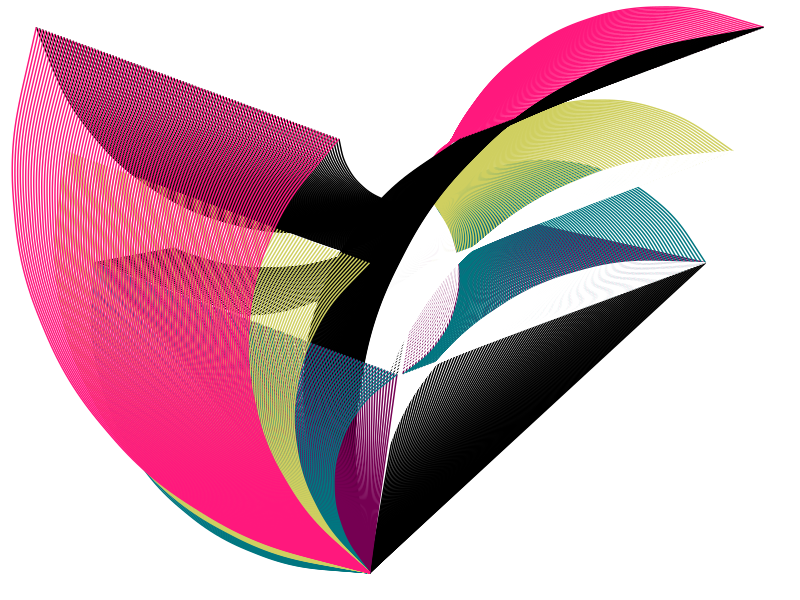
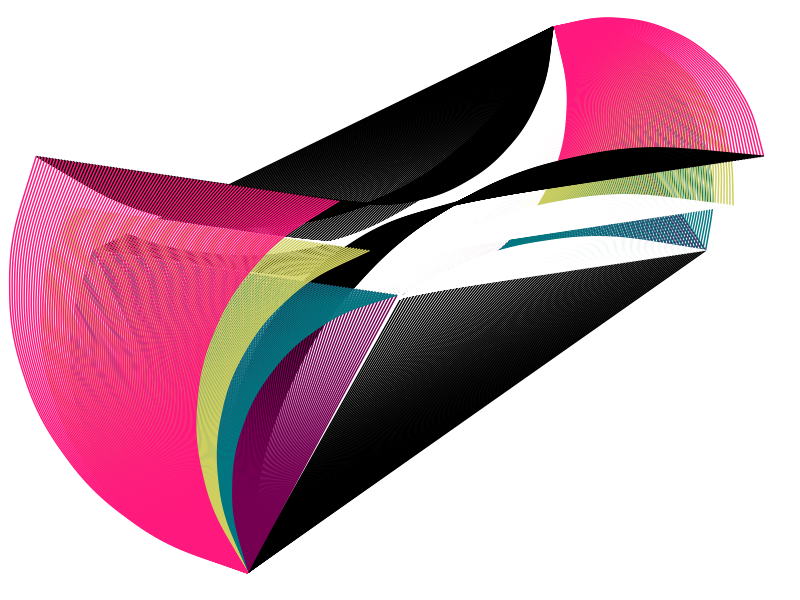
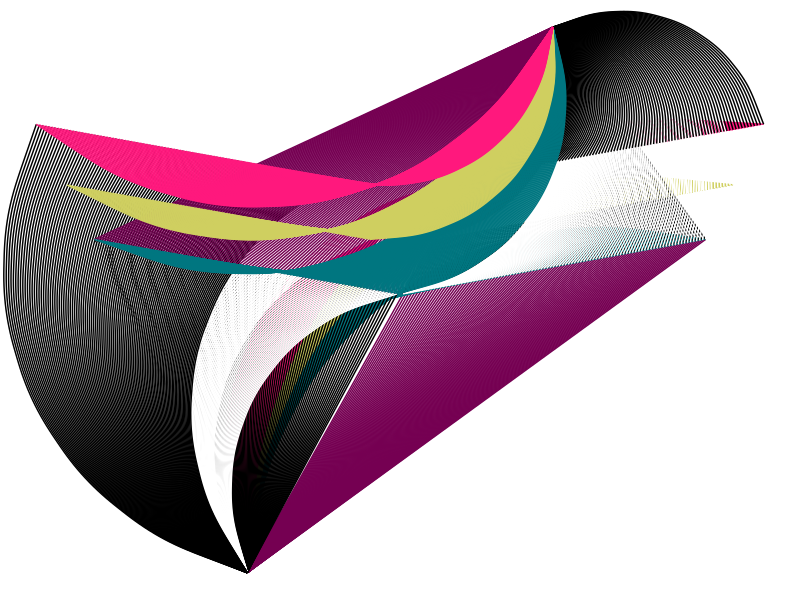

The R source for these figures, in order:
## ---- chunk 1
knitr::opts_chunk$set(echo = TRUE)
## ---- chunk 2
# install.packages("ggplot2")
library(ggplot2)

make_art <- function(seed = 10) {
  my_art <- ggplot() +
    geom_segment(aes(x = 1:100, xend = seed, y = seq(1, 10, length.out = 100), 
                     yend = seed + 5), colour = "#750052") +
    geom_curve(aes(x = 1:100, xend = seed, y = seq(1, 10, length.out = 100), 
                   yend = seed + 5), colour = "#007680") +
    geom_curve(aes(x = 10:109, xend = seed, y = seq(10, 19, length.out = 100), 
                   yend = seed + 5), colour = "#cfcf60") +
    geom_curve(aes(x = 20:119, xend = seed, y = seq(20, 29, length.out = 100), 
                   yend = seed + 5), colour = "#ff187d") +
    geom_segment(aes(x = -1:-100, xend = seed, y = seq(1, 10, length.out = 100), 
                     yend = seed + 5), colour = "#000000") +
    geom_curve(aes(x = -1:-100, xend = seed, y = seq(1, 10, length.out = 100), 
                   yend = seed + 5), colour = "#ffffff") +
    geom_curve(aes(x = -10:-109, xend = seed, y = seq(10, 19, length.out = 100), 
                   yend = seed + 5), colour = "#ffffff") +
    geom_curve(aes(x = -20:-119, xend = seed, y = seq(20, 29, length.out = 100), 
                   yend = seed + 5), colour = "#000000") +
    geom_segment(aes(x = 1:100, xend = -seed, y = seq(1, 10, length.out = 100), 
                     yend = -seed - 5), colour = "#000000") +
    geom_curve(aes(x = 1:100, xend = -seed, y = seq(1, 10, length.out = 100), 
                   yend = -seed - 5), colour = "#ffffff") +
    geom_curve(aes(x = 10:109, xend = -seed, y = seq(10, 19, length.out = 100), 
                   yend = -seed - 5), colour = "#ffffff") +
    geom_curve(aes(x = 20:119, xend = -seed, y = seq(20, 29, length.out = 100), 
                   yend = -seed - 5), colour = "#000000") +
    geom_segment(aes(x = -1:-100, xend = -seed, y = seq(1, 10, length.out = 100), 
                     yend = -seed - 5), colour = "#750052") +
    geom_curve(aes(x = -1:-100, xend = -seed, y = seq(1, 10, length.out = 100), 
                   yend = -seed - 5), colour = "#007680") +
    geom_curve(aes(x = -10:-109, xend = -seed, y = seq(10, 19, length.out = 100), 
                   yend = -seed - 5), colour = "#cfcf60") +
    geom_curve(aes(x = -20:-119, xend = -seed, y = seq(20, 29, length.out = 100), 
                   yend = -seed - 5), colour = "#ff187d") +
    theme_void()
  return(my_art)
}
## ---- chunk 3
make_art()
## ---- chunk 4
make_art(seed = 50)
## ---- chunk 5
make_art(seed = -50)
